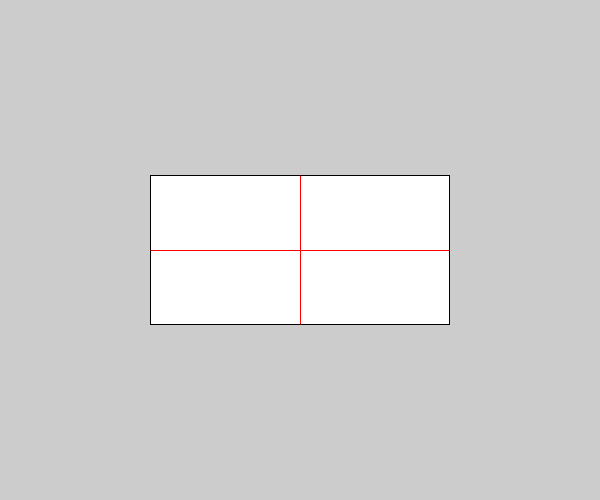
Frame 1 (no input)
Frame 60 (the mouse pressed at the canvas centre just before this capture): identical to frame 1, image omitted
Frame 120 (the mouse held since frame 60 and released just before this capture): identical to frame 1, image omitted

The Processing sketch that drew this single still picture (run headless with seeded random() and noise(); from frame 60 on, the mouse is pressed at the canvas centre):

// Processing sketch: Oefenopgave_2_4
// ── Oefenopgave_2_4.pde
/* Oefenopgave_2_4
Author: Wesley Bouchard
Student number: 575976 
Date: 06-02-2019 */

void setup() {
  size(600, 500);
  
  // set values
  float setWidth = 500;
  
  float centerX = width / 2;
  float centerY = height / 2;
  
  float x = constrain(centerX, 0, width);
  float y = constrain(centerY, 0, height);
  
  float rectWidth =constrain(setWidth, 50, (width - x) -1);
  float rectHeight = rectWidth / 2;
  
  // draw rectangle
  rectMode(CENTER);
  rect(x, y, rectWidth, rectHeight);
  
  // draw lines
  stroke(255, 0, 0);
  strokeCap(SQUARE);
  line(x - rectWidth / 2, y, x + rectWidth / 2, y);
  line(x, y - rectHeight / 2, x, y + rectHeight / 2);
  
  //// draw colored rectangles
  //noStroke();
  //fill(0, 0, 255);
  //rect(x + 1, y + 1, (rectWidth / 2) - 1, (rectHeight / 2) - 1);
  //rect(x + (rectWidth / 2) + 1, y +(rectHeight / 2) + 1, (rectWidth / 2) - 1, (rectHeight / 2) - 1);
  //fill(0, 255, 0);
  //rect(x + 1, y +(rectHeight / 2) + 1, (rectWidth / 2) - 1, (rectHeight / 2) - 1);
  //rect(x + (rectWidth / 2) + 1, y + 1, (rectWidth / 2) - 1, (rectHeight / 2) - 1);
}

void draw() {
}
